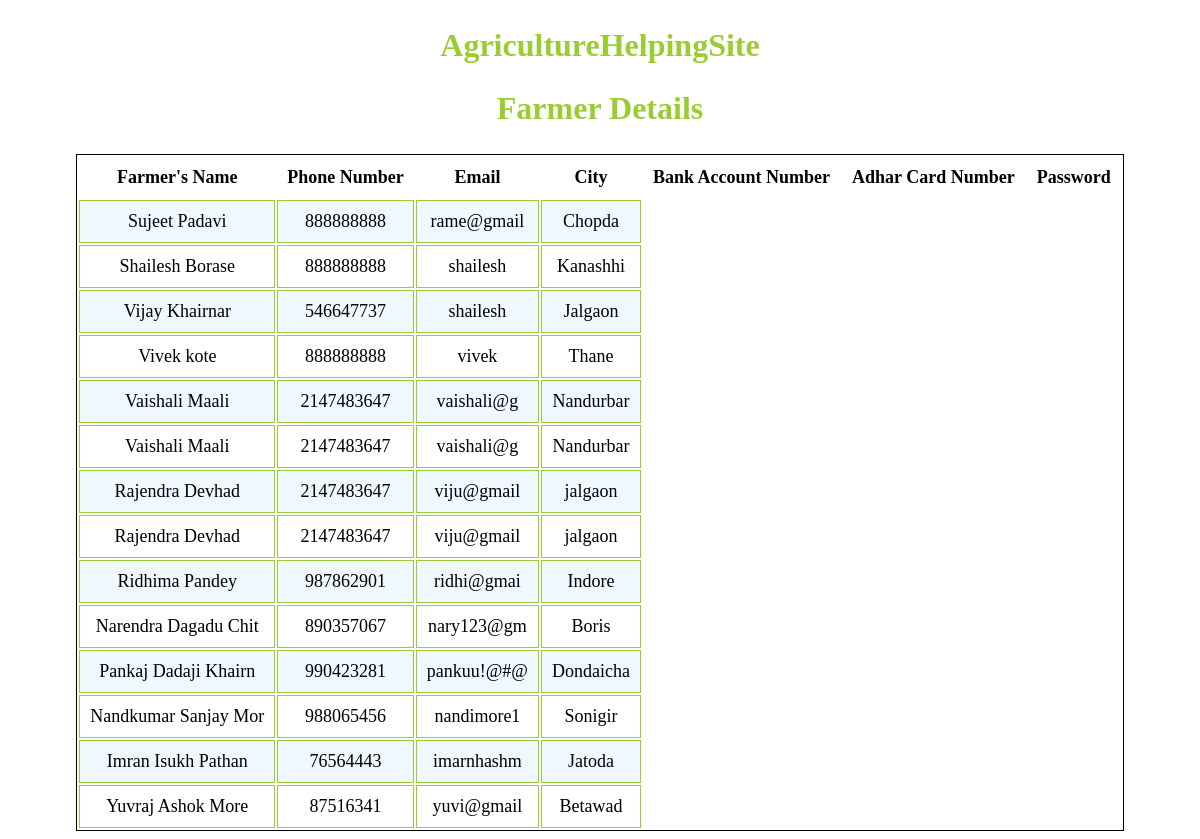
Page /AgrihutUI/fetchfarmerdata.php on the committed database.
### tables this page shows
CREATE TABLE `account` (
  `fname` varchar(20) NOT NULL,
  `mail` varchar(10) NOT NULL,
  `number` int(10) NOT NULL,
  `gender` varchar(6) NOT NULL,
  `city` varchar(10) NOT NULL,
  `pin` int(10) NOT NULL,
  `bankaccount` int(20) DEFAULT NULL,
  `adhar` int(12) DEFAULT NULL,
  `password` varchar(12) DEFAULT NULL
);

### AgrihutUI/fetchfarmerdata.php (the view, shortened to what this page needs)
<?php
    $host = "localhost";
    $user = "root";
    $password = '';
    $db='farming';
    $con = mysqli_connect($host, $user, $password,$db);
    $sql="SELECT * FROM account";
    $result = $con->query($sql);
?>
<!DOCTYPE html>
<html lang="en">
<head>
</head>
<body>
    <section>
        <h1>AgricultureHelpingSite</h1>
        <h1>Farmer Details</h1>
        <table>
            <tr>
                <th>Farmer's Name</th>
                <th>Phone Number</th>
                <th>Email</th>
                <th>City</th>
                <th>Bank Account Number</th>
                <th>Adhar Card Number</th>
                <th>Password</th>
            </tr>
            <?php
                while($rows=$result->fetch_assoc())
                {
            ?>
            <tr>
                <td><?php echo $rows['fname'];?></td>
                <td><?php echo $rows['number'];?></td>
                <td><?php echo $rows['mail'];?></td>
                <td><?php echo $rows['city'];?></td>
            </tr>
            <?php
                }
            ?>
        </table>
    </section>
</body>
</html>

### AgrihutUI/fetchfarmerdata.php (style rules this page uses)
body { background-repeat:no-repeat; background-size:cover; }
table { margin: 0 auto; font-size: large; border: 1px solid black; }
h1 { text-align: center; color: yellowgreen; font-size: xx-large; font-family: 'Gill Sans', 'Gill Sans MT', ' Calibri', 'Trebuchet MS', 'sans-serif'; }
td { border: 1px solid black; }
th, td { font-weight: bold; padding: 10px; text-align: center; }
td { font-weight: lighter; }
th,td { border-color: yellowgreen; }
tr:nth-child(even) { background-color:aliceblue; }

### rows in the picture
account: fname "Sujeet Padavi", number "888888888", mail "rame@gmail", city "Chopda"
account: fname "Shailesh Borase", number "888888888", mail "shailesh", city "Kanashhi"
account: fname "Vijay Khairnar", number "546647737", mail "shailesh", city "Jalgaon"
account: fname "Vivek kote", number "888888888", mail "vivek", city "Thane"
account: fname "Vaishali Maali", number "2147483647", mail "vaishali@g", city "Nandurbar"
account: fname "Vaishali Maali", number "2147483647", mail "vaishali@g", city "Nandurbar"
account: fname "Rajendra Devhad", number "2147483647", mail "viju@gmail", city "jalgaon"
account: fname "Rajendra Devhad", number "2147483647", mail "viju@gmail", city "jalgaon"
account: fname "Ridhima Pandey", number "987862901", mail "ridhi@gmai", city "Indore"
account: fname "Narendra Dagadu Chit", number "890357067", mail "nary123@gm", city "Boris"
account: fname "Pankaj Dadaji Khairn", number "990423281", mail "pankuu!@#@", city "Dondaicha"
account: fname "Nandkumar Sanjay Mor", number "988065456", mail "nandimore1", city "Sonigir"
account: fname "Imran Isukh Pathan", number "76564443", mail "imarnhashm", city "Jatoda"
account: fname "Yuvraj Ashok More", number "87516341", mail "yuvi@gmail", city "Betawad"
